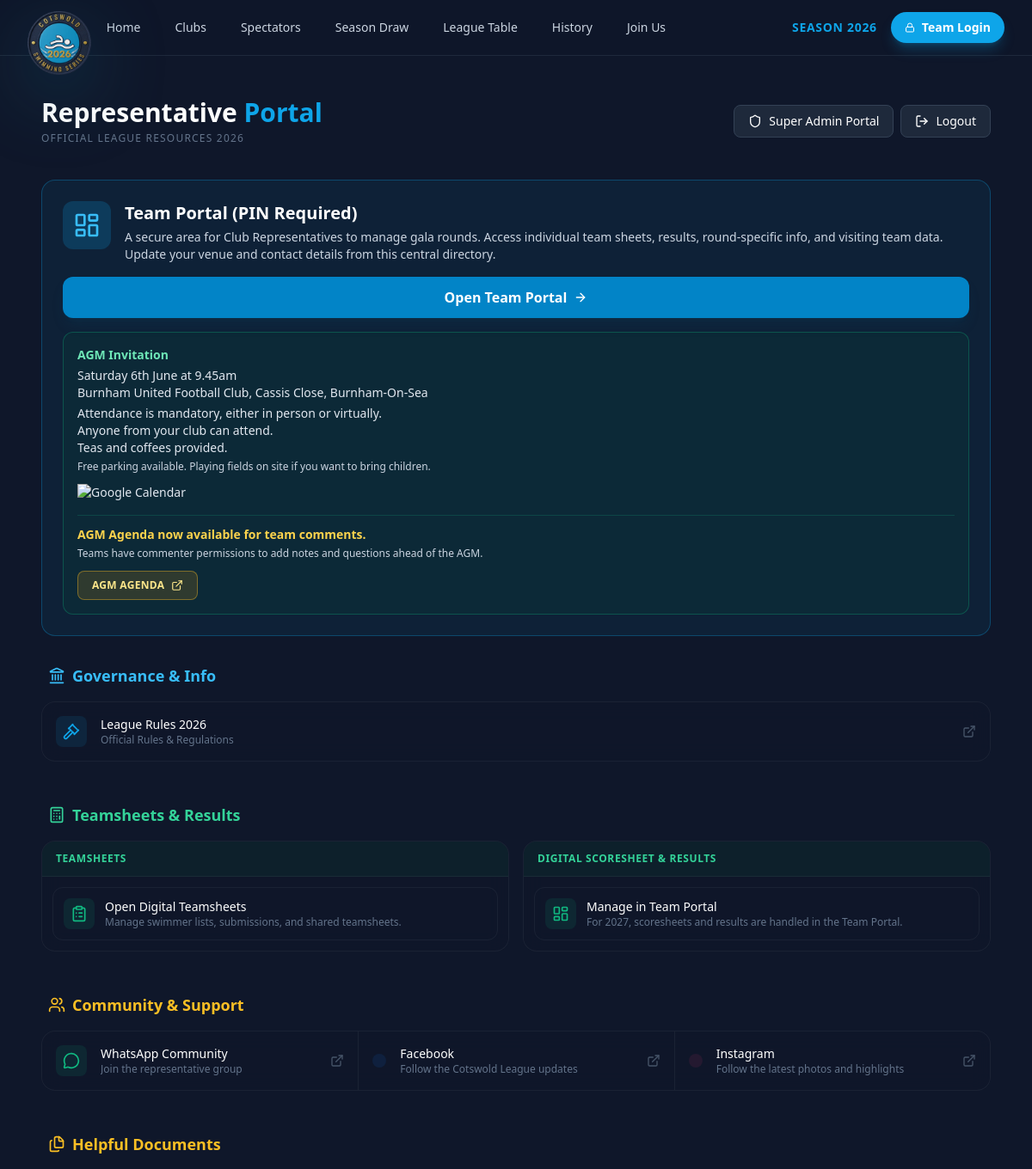
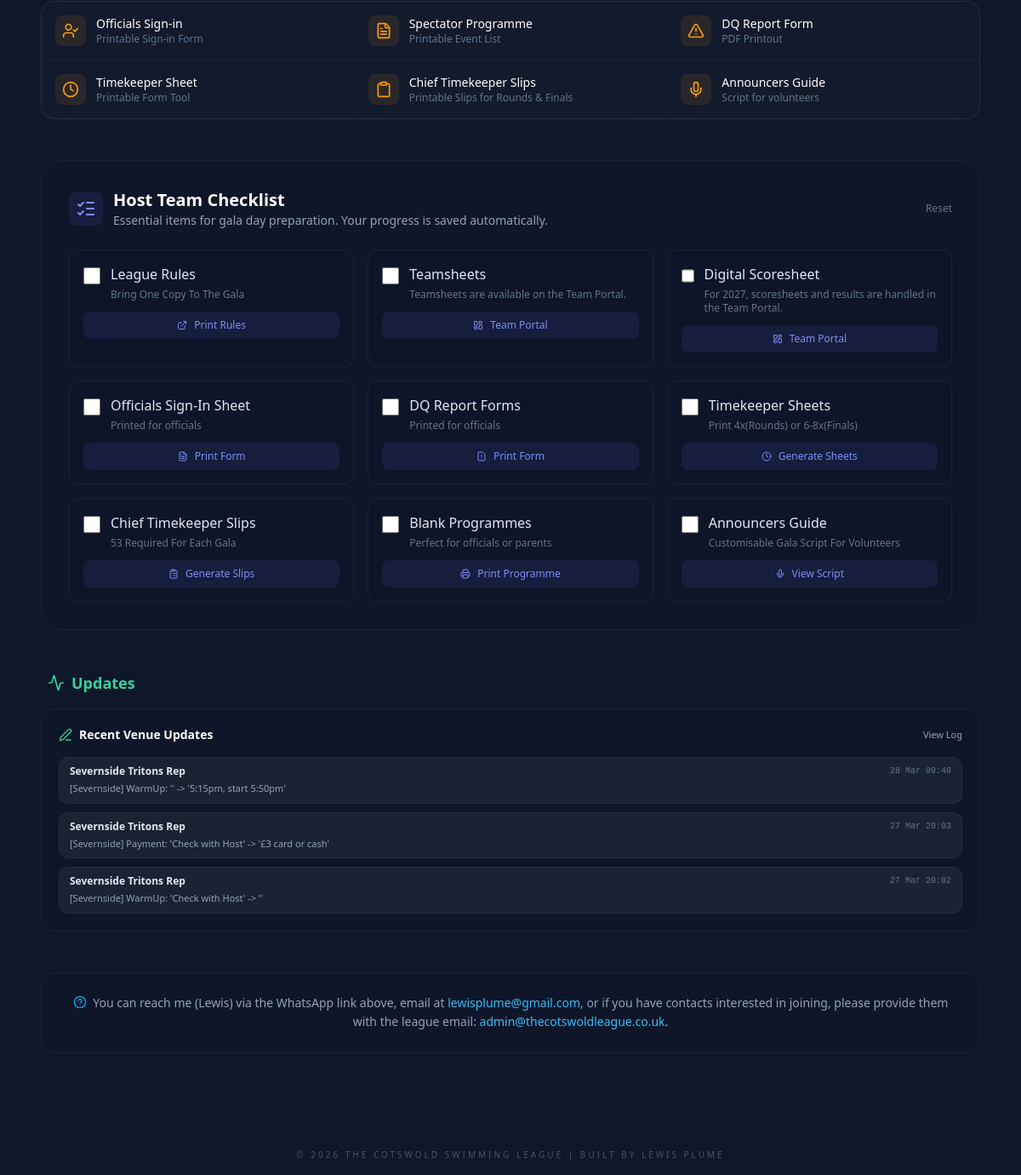
/admin.php (signed in), run on the app's committed database (2 pictures, top to bottom).
### tables this page shows
CREATE TABLE `audit_log` (
  `id` int(11) NOT NULL AUTO_INCREMENT,
  `club_name` varchar(100) NOT NULL,
  `action` varchar(255) NOT NULL,
  `change_details` text NOT NULL,
  `timestamp` datetime DEFAULT current_timestamp(),
  PRIMARY KEY (`id`)
);

### admin.php (the view, shortened to what the rows shown need)
<!DOCTYPE html>
<html lang="en">
<head>
    <script src="https://cdn.tailwindcss.com"></script>
</head>
<body class="text-white font-sans min-h-screen flex flex-col">
    <?php include 'nav.php'; ?>
    <div class="flex-grow flex flex-col items-center justify-center p-4">
        <?php if (!isset($_SESSION['logged_in'])): ?>
            <div id="loginScreen" class="max-w-md w-full text-center py-12">
                <div class="admin-card p-8 rounded-3xl shadow-2xl backdrop-blur-xl">
                    <h1 class="text-2xl font-bold mb-2 uppercase tracking-tight">Team Dashboard Access</h1>
                    <p class="text-slate-400 text-sm mb-6 leading-relaxed">Enter the league password to manage your club
                        profile, access digital teamsheets, and view official league documents. Need access? Please contact
                        your Club Representative or the League Administrator.</p>
                    <form method="POST" class="space-y-4">
                        <input type="password" name="password"
                            class="w-full bg-slate-900 border border-slate-700 rounded-xl py-3 px-4 text-white focus:outline-none focus:border-sky-500 transition-all placeholder-slate-600"
                            placeholder="Enter Password" required>
                        <button type="submit"
                            class="w-full swim-gradient text-white font-bold py-3 rounded-xl hover:opacity-90 transition-opacity shadow-lg">Login</button>
                        <?php if (isset($login_error)): ?>
                            <p class="text-red-400 text-xs font-medium">Incorrect password. Please try again.</p>
                            <?php
                        endif; ?>
                    </form>
                    <div class="mt-6 pt-6 border-t border-slate-700/50">
                        <a href="league_admin.php"
                            class="w-full bg-slate-800 hover:bg-slate-700 border border-slate-600 text-slate-300 text-sm font-bold py-2.5 rounded-xl transition-all flex items-center justify-center gap-2 group">
                            <i data-lucide="shield"
                                class="w-4 h-4 text-emerald-400 group-hover:scale-110 transition-transform"></i> Super Admin
                            Login
                        </a>
                    </div>
                </div>
            </div>
            <?php
        else: ?>
            <div id="protectedContent" class="w-full max-w-7xl my-8 px-4 sm:px-6 lg:px-8">
                <div class="flex flex-col md:flex-row justify-between items-center mb-10 gap-4 text-center md:text-left">
                    <div>
                        <h1 class="text-3xl font-bold">Representative <span class="text-sky-500">Portal</span></h1>
                    </div>
                </div>
                <div class="mb-8">
                    <div
                        class="p-6 bg-sky-900/20 border border-sky-500/30 rounded-2xl flex flex-col justify-between relative overflow-hidden group">
                        <div class="flex items-start gap-4 relative z-10 mb-4">
                            <div>
                                <h2 class="text-xl font-bold text-white">Team Portal (PIN Required)</h2>
                            </div>
                        </div>
                    </div>
                </div>
                <?php
                $recent_logs = [];
                $log_sql = "SELECT * FROM audit_log ORDER BY timestamp DESC LIMIT 3";
                $log_res = $conn->query($log_sql);
                if ($log_res && $log_res->num_rows > 0) {
                    while ($l = $log_res->fetch_assoc()) {
                        $recent_logs[] = $l;
                    }
                }
                ?>
                <div class="space-y-12">
                    <div class="space-y-4">
                        <h2 class="text-lg font-semibold flex items-center gap-2 px-2 text-sky-400">
                            <i data-lucide="landmark" class="w-5 h-5"></i> Governance & Info
                        </h2>
                    </div>
                    <div class="space-y-4">
                        <h2 class="text-lg font-semibold flex items-center gap-2 px-2 text-emerald-400">
                            <i data-lucide="calculator" class="w-5 h-5"></i> Teamsheets & Results
                        </h2>
                    </div>
                    <div class="space-y-4">
                        <h2 class="text-lg font-semibold flex items-center gap-2 px-2 text-amber-400">
                            <i data-lucide="users" class="w-5 h-5"></i> Community & Support
                        </h2>
                    </div>
                    <div class="space-y-4">
                        <h2 class="text-lg font-semibold flex items-center gap-2 px-2 text-amber-400">
                            <i data-lucide="files" class="w-5 h-5"></i> Helpful Documents
                        </h2>
                    </div>
                </div>
                <div class="mt-12 glass-panel p-8 rounded-3xl border border-white/5">
                    <div class="flex items-center gap-3 mb-6">
                        <div>
                            <h2 class="text-xl font-bold text-white">Host Team Checklist</h2>
                        </div>
                    </div>
                </div>
                <div class="mt-12 space-y-4">
                    <h2 class="text-lg font-semibold flex items-center gap-2 px-2 text-emerald-400">
                        <i data-lucide="activity" class="w-5 h-5"></i> Updates
                    </h2>
                    <div class="grid grid-cols-1 md:grid-cols-1 xl:grid-cols-1 gap-4">
                        <div class="glass-panel p-5 rounded-2xl border border-white/5">
                            <?php if (!empty($recent_logs)): ?>
                                <div class="space-y-2.5">
                                    <?php foreach ($recent_logs as $log): ?>
                                        <div class="rounded-xl border border-white/5 bg-white/5 px-3 py-2">
                                            <div class="flex justify-between items-start gap-2">
                                                <p class="text-xs font-semibold text-slate-200 truncate">
                                                    <?php echo htmlspecialchars($log['club_name']); ?>
                                                </p>
                                                <span
                                                    class="text-[10px] text-slate-500 font-mono flex-shrink-0"><?php echo date('d M H:i', strtotime($log['timestamp'])); ?></span>
                                            </div>
                                            <p class="text-[11px] text-slate-400 truncate mt-1">
                                                <?php echo htmlspecialchars($log['change_details']); ?>
                                            </p>
                                        </div>
                                    <?php endforeach; ?>
                                </div>
                            <?php else: ?>
                                <p class="text-xs text-slate-500">No recent venue changes logged.</p>
                            <?php endif; ?>
                        </div>
                    </div>
                </div>
            </div>
            <?php
        endif; ?>
    </div>
</body>
</html>

### data on the page
audit_log: club_name "Severnside Tritons Rep", timestamp "28 Mar 09:48", change_details "[Severnside] WarmUp: '' -> '5:15pm, start 5:50pm'"
audit_log: club_name "Severnside Tritons Rep", timestamp "27 Mar 20:03", change_details "[Severnside] Payment: 'Check with Host' -> '£3 card or cash'"
audit_log: club_name "Severnside Tritons Rep", timestamp "27 Mar 20:02", change_details "[Severnside] WarmUp: 'Check with Host' -> ''"

### other printed values
$navSeasonYear "2026"
$current_season_year "2026"
